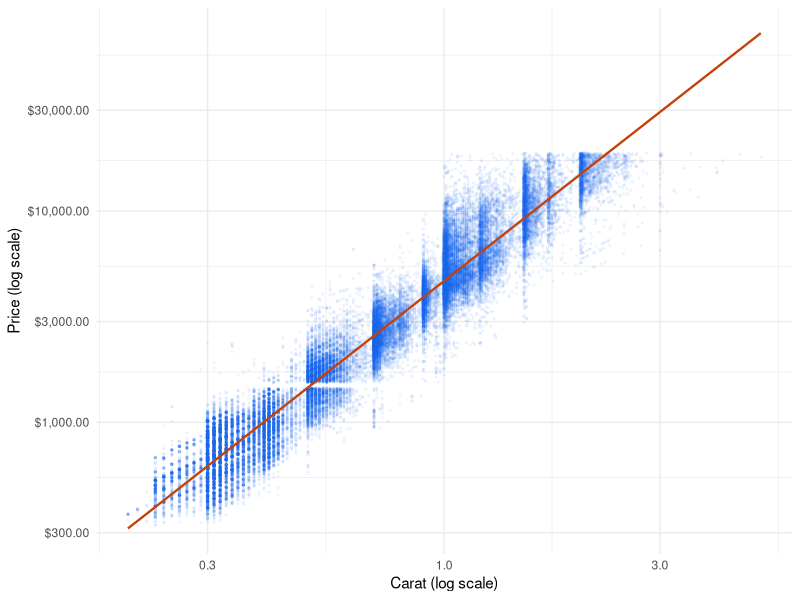
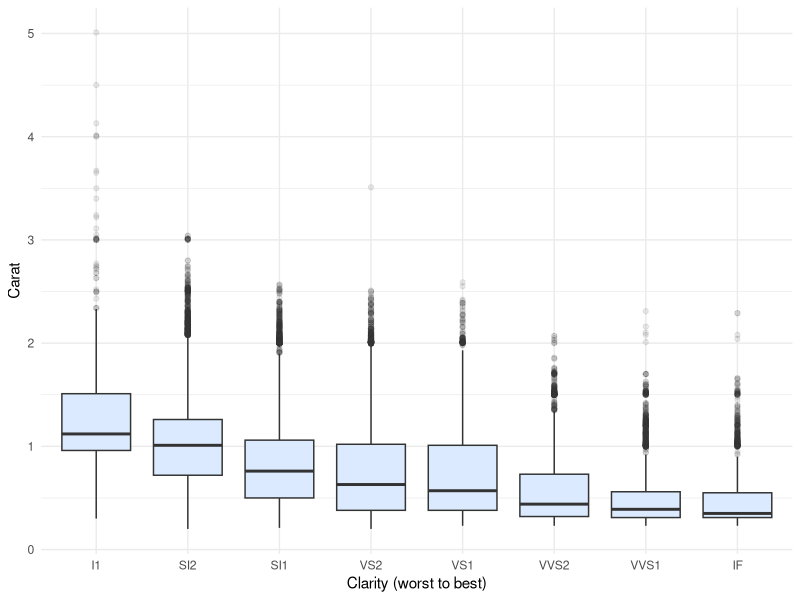
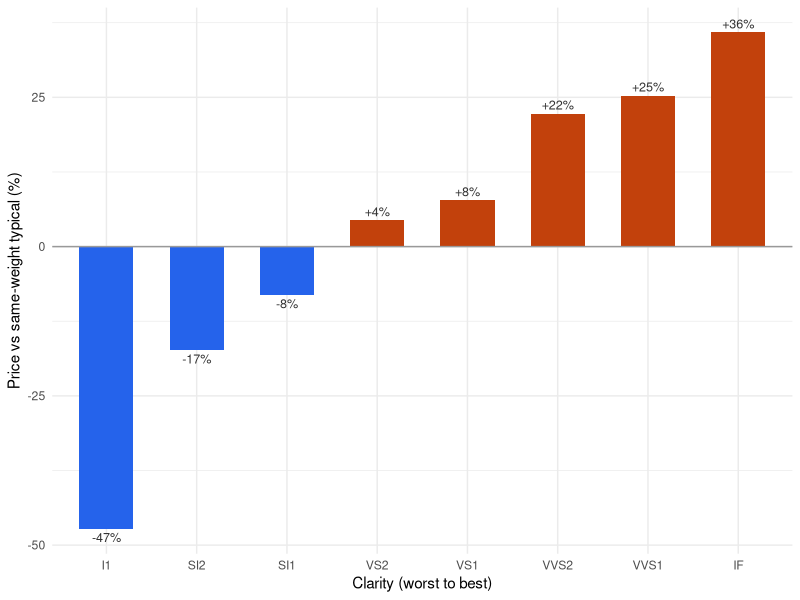

Write R code to recreate these figures, in order.
## ---- chunk 1
#| label: setup
#| message: false
#| warning: false
library(ggplot2)
library(dplyr)
## ---- chunk 2
#| label: look-at-data
dim(diamonds)
head(diamonds)
## ---- chunk 3
#| label: tbl-clarity
#| tbl-cap: "Number of diamonds, median price and median weight for each clarity grade, from worst (I1) to best (IF)."
clarity_summary <- diamonds |>
  group_by(clarity) |>
  summarise(
    diamonds = n(),
    median_price = median(price),
    median_carat = median(carat)
  )

knitr::kable(
  clarity_summary,
  col.names = c("Clarity", "Diamonds", "Median price (US$)", "Median carat"),
  format.args = list(big.mark = ",")
)
## ---- chunk 4
#| label: fig-price-carat
#| fig-cap: "Price against weight for all 53,940 diamonds, both on log scales. The orange line is a straight-line fit."
ggplot(diamonds, aes(x = carat, y = price)) +
  geom_point(alpha = 0.05, size = 0.5, colour = "#2563eb") +
  geom_smooth(method = "lm", formula = y ~ x, colour = "#c2410c", linewidth = 0.8) +
  scale_x_log10() +
  scale_y_log10(labels = scales::label_dollar()) +
  labs(x = "Carat (log scale)", y = "Price (log scale)") +
  theme_minimal()
## ---- chunk 5
#| label: fig-carat-clarity
#| fig-cap: "Weight of diamonds in each clarity grade, from worst (I1) to best (IF)."
ggplot(diamonds, aes(x = clarity, y = carat)) +
  geom_boxplot(fill = "#dbeafe", outlier.alpha = 0.1) +
  labs(x = "Clarity (worst to best)", y = "Carat") +
  theme_minimal()
## ---- chunk 6
#| label: size-model
size_model <- lm(log(price) ~ log(carat), data = diamonds)

coef(size_model)
summary(size_model)$r.squared
## ---- chunk 7
#| label: fig-clarity-premium
#| fig-cap: "How much more or less each clarity grade costs than a typical diamond of the same weight (median, in %). Orange bars cost more, blue bars cost less."
clarity_premium <- diamonds |>
  mutate(residual = resid(size_model)) |>
  group_by(clarity) |>
  summarise(premium = (exp(median(residual)) - 1) * 100)

ggplot(clarity_premium, aes(x = clarity, y = premium, fill = premium > 0)) +
  geom_col(width = 0.6) +
  geom_hline(yintercept = 0, colour = "grey60") +
  geom_text(
    aes(label = sprintf("%+.0f%%", premium), vjust = ifelse(premium > 0, -0.4, 1.3)),
    size = 3.2,
    colour = "#333333"
  ) +
  scale_fill_manual(values = c(`TRUE` = "#c2410c", `FALSE` = "#2563eb"), guide = "none") +
  labs(x = "Clarity (worst to best)", y = "Price vs same-weight typical (%)") +
  theme_minimal()
## ---- chunk 8
#| label: tbl-cut-premium
#| tbl-cap: "Median price difference compared with a typical diamond of the same weight, by cut."
diamonds |>
  mutate(residual = resid(size_model)) |>
  group_by(cut) |>
  summarise(
    diamonds = n(),
    median_price = median(price),
    premium_pct = round((exp(median(residual)) - 1) * 100, 1)
  ) |>
  knitr::kable(
    col.names = c("Cut", "Diamonds", "Median price (US$)", "Premium vs same weight (%)"),
    format.args = list(big.mark = ",")
  )
